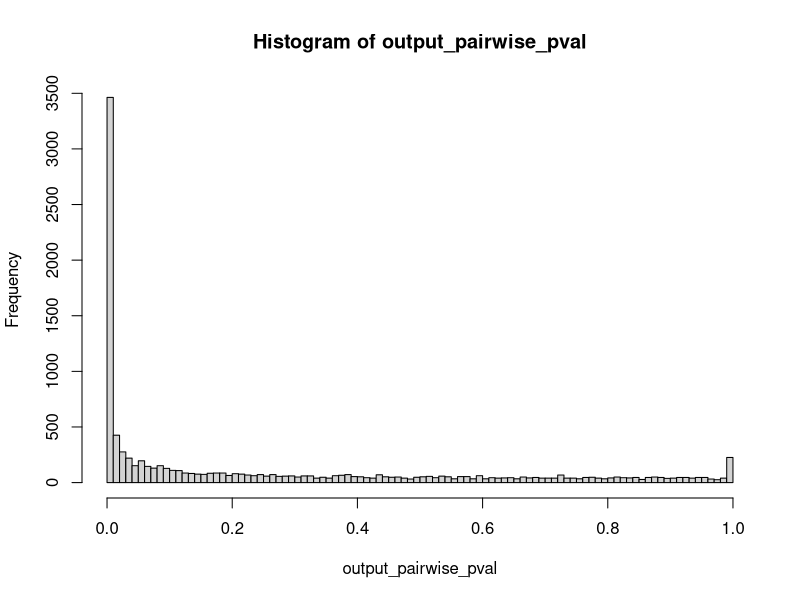
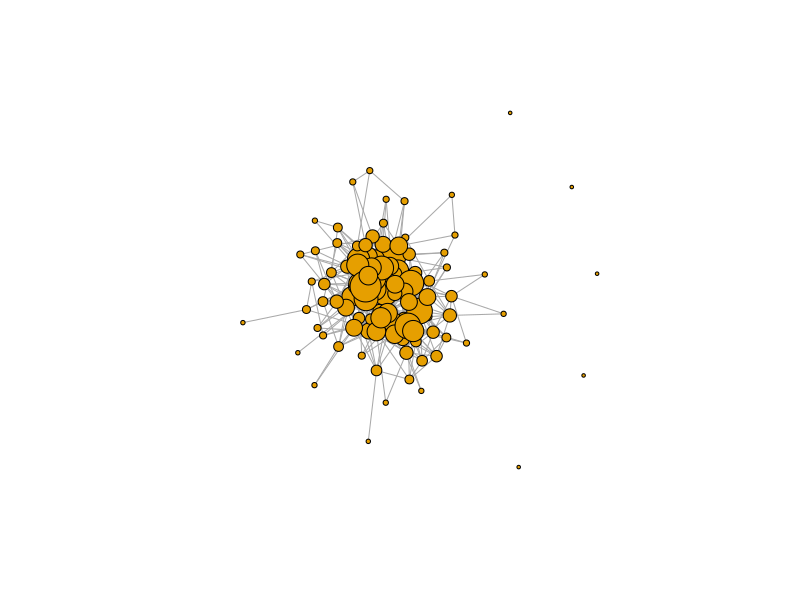

Generate these figures, in order, with R: (Note: this script raises an error after producing the figures.)

#=---------------------------------------------------------
#
# Script by Paul Thomas - @maxthomais - June 2016
# Help automate data analysis for analytics edge kaggle competition
#
#=---------------------------------------------------------

train = read.csv("train2016.csv")

# helper to convert to 2 decimal places ...
asPrcnt <- function( arg1 ) {
  round( 100 * arg1, digits = 2 )
}


# check to see if the democrat v republican 
# split ratio for an answer is very biased!
checkForAnswerBias <- function( arg1Table, arg2Desc, arg3DiffMin, arg4DiffMax )
{
  # see how many possible answers ...
  numCols = ncol(arg1Table)

  # loop over all the answers ...
  for (i in 1:numCols)
  {
    # calc diff
    diff = abs(arg1Table[1,i] - arg1Table[2,i]) / (arg1Table[1,i] + arg1Table[2,i])
    
    # is there is bias to be seen!?
    if ((diff > arg3DiffMin) && (diff <= arg4DiffMax))
    {
      # calc splits
      dems = arg1Table[1,i] / (arg1Table[1,i] + arg1Table[2,i])
      reps = arg1Table[2,i] / (arg1Table[1,i] + arg1Table[2,i])

      #print out result
      cat(arg2Desc,i,"Dem% =", asPrcnt(dems), "Rep% =", asPrcnt(reps), "Diff% =", asPrcnt(dems-reps), "\n")
    }
  }
}


# e.g. mac v pc, seems that MAC users tend to more pro democrat ...
compTable = table(train$Party,train$Q110740)
compTable
checkForAnswerBias( compTable, "Q110740", 0.1, 1.0 )


# note we just want to check the Question columns!
questions = grep("^Q",names(train))

# loop over all the questions
for(i in questions)
{
  resultsTable = table(train$Party,train[[i]])
  #checkForAnswerBias( resultsTable, names(train)[i], 0.05, 0.10)   # 5 - 10 %
  checkForAnswerBias( resultsTable, names(train)[i], 0.10, 0.25)   # 10 - 25 %
  checkForAnswerBias( resultsTable, names(train)[i], 0.25, 1.00)   # > 25% diff
}

#################################################################################
# Import training set but replace blanks with NA
trainChiSq <- read.csv("train2016.csv", na.strings = c("", "NA"))
head(trainChiSq[ ,8:12], 15)
head(trainChiSq[ ,1:8], 15)
head(names(trainChiSq), 10)

# note we just want to check the Question columns!
questions = grep("^Q",names(trainChiSq))

?chisq.test

# Create vector identifying questions associated with outcome using Chi-squared.
# loop over all the questions
output_outcome <- vector()
for(i in questions){
        resultsTable = table(trainChiSq$Party,trainChiSq[[i]])
        x <- chisq.test( resultsTable)
        output_outcome[[i]] <- x$p.value < 0.05
        # output[[i]][2] <- x$p.value < 0.05
        # output <- cat(names(train)[i], x$p.value < 0.05, "\n"))
        # print(output)
}
output_outcome
sigQs <- names(trainChiSq)[output_outcome == TRUE]
sigQs <- sigQs[!is.na(sigQs)]
sigQs

################################################################################
# Pairwise ChiSq between question variables
# ?expand.grid
# names(trainChiSq)[questions]
# names(trainChiSq)[8:ncol(trainChiSq)]

mat <- expand.grid(names(trainChiSq)[questions], 
                   names(trainChiSq)[questions])
class(mat)
mat

# head(trainChiSq[ , 8:12], 100)
# as.character(mat[ ,1])
# names(train)[8:20]==as.character(mat$Var1)
# ?table
# 
# 
# testTable <- table(trainChiSq[, as.character(mat$Var1)[1]], 
#                    trainChiSq[ ,as.character(mat$Var2)[5]], 
#                    useNA = "no")
# testTable
# chisq.test(testTable)$p.value

output_pairwise_cut <- vector()
output_pairwise_pval <- vector()
for(i in 1:nrow(mat)){
        resultsTable = table(trainChiSq[ , as.character(mat$Var1)[i]], 
                             trainChiSq[ , as.character(mat$Var2)[i]], 
                             useNA = "no")
        x <- chisq.test( resultsTable)
        output_pairwise_cut[[i]] <- x$p.value < 0.000001
        output_pairwise_pval[[i]] <- x$p.value
}
head(output_pairwise_cut)
head(output_pairwise_pval)
hist(output_pairwise_pval, breaks = seq(from=0, to=1, by=0.01))

sum(output_pairwise_cut)/length(output_pairwise_cut)
sum(output_pairwise_pval < 0.05)/length(output_pairwise_pval)
sum(output_pairwise_pval < 0.000001)/length(output_pairwise_pval)




# head(mat)
# head(trainChiSq[ ,"Q124742"])
# head(trainChiSq[ , as.character(mat$Var1)[1]])
# head(mat, 8)

# testTable <- table(trainChiSq[, as.character(mat$Var1)[7]], 
#                    trainChiSq[ ,as.character(mat$Var2)[7]], 
#                    useNA = "no")
# testTable
# chisq.test(testTable)$p.value

# mat$assocn <- output_pairwise_cut
# head(mat, 20)
# Find identities
# mat$identity <- ifelse(mat$Var1 == mat$Var2, TRUE, FALSE)
# Find duplicates
# mat$dup <- ifelse(paste0(mat$Var1, mat$Var2) == paste0(mat$Var2, mat$Var1), TRUE, FALSE)
# nrow(mat[mat$identity == TRUE | mat$dup == TRUE, ])
# mat[mat$Var1 == "Q96024" & mat$Var2 == "Q98197", ]
# mat[mat$Var1 == "Q98197" & mat$Var2 == "Q96024", ]
# head(paste0(mat$Var1, mat$Var2))
# class(output_pairwise_cut)

# create matrix with the pairwise correlated questions
mat_pairwise <- matrix(output_pairwise_cut, length(questions), length(questions))

# as.numeric(mat_pairwise)
# length(mat_pairwise)
# dim(mat_pairwise)
rownames(mat_pairwise) <- names(trainChiSq[questions])
colnames(mat_pairwise) <- names(trainChiSq[questions])

# mat_pairwise[!lower.tri(mat_pairwise)] <- 0  # unnecessary if parameters set below
# sum(mat_pairwise)


# create graph showing the correlations (edges) between questions (vertices)
library(igraph)
# ?igraph
# take upper triangular matrix and exclude diagonal to avoid repeat/identity matches
pairwise <- graph_from_adjacency_matrix(adjmatrix = mat_pairwise, 
                                        mode = "upper", 
                                        diag = FALSE,
                                        add.colnames = NULL, add.rownames = NA)
# print(pairwise)
# str(pairwise)

# make size proportional to the degree of each vertex
V(pairwise)$size = degree(pairwise)/2+2
plot(pairwise, vertex.label=NA)

# How many vertices linked to more than x others
# sum(degree(pairwise) > 20)
# sum(degree(pairwise) > 50)
# max(degree(pairwise))
# min(degree(pairwise))


no_corr_Q <- which(degree(pairwise) == 0)
lo_corr_Q <- which(degree(pairwise) < 10)
hi_corr_Q <- which(degree(pairwise) > 20)

# Ensure no overlap between groups
# sort(names(no_corr_Q))
# sort(names(lo_corr_Q))
# sort(names(hi_corr_Q))
# names(no_corr_Q) %in% names(lo_corr_Q)
# names(lo_corr_Q) %in% names(hi_corr_Q)        

        
# names(no_corr_Q) %in% sigQs
# names(lo_corr_Q) %in% sigQs
# names(hi_corr_Q) %in% sigQs

# High degree questions also correlated with outcome
a <- hi_corr_Q[names(hi_corr_Q) %in% sigQs]
question_list[question_list$Question_ID %in% names(a), 1:2]

# High degree questions not correlated with outcome
b <- hi_corr_Q[!c(names(hi_corr_Q) %in% sigQs)]
question_list[question_list$Question_ID %in% names(b), 1:2]

# Low degree questions also correlated with outcome
c <- lo_corr_Q[c(names(lo_corr_Q) %in% sigQs)]
question_list[question_list$Question_ID %in% names(c), 1:2]

# Low degree questions not correlated with outcome
d <- lo_corr_Q[!c(names(lo_corr_Q) %in% sigQs)]
question_list[question_list$Question_ID %in% names(d), 1:2]
